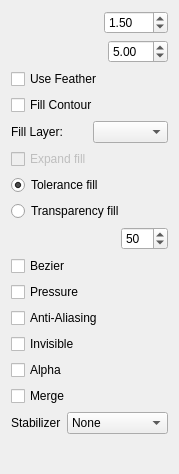
<?xml version="1.0" encoding="UTF-8"?>
<ui version="4.0">
 <class>ToolOptions</class>
 <widget class="QWidget" name="ToolOptions">
  <property name="geometry">
   <rect>
    <x>0</x>
    <y>0</y>
    <width>179</width>
    <height>474</height>
   </rect>
  </property>
  <property name="windowTitle">
   <string>Form</string>
  </property>
  <layout class="QVBoxLayout" name="verticalLayout">
   <item>
    <layout class="QHBoxLayout" name="horizontalLayout_2">
     <item>
      <widget class="SpinSlider" name="sizeSlider" native="true">
       <property name="toolTip">
        <string>Set Pen Width &lt;br&gt;&lt;b&gt;[SHIFT]+drag&lt;/b&gt;&lt;br&gt;for quick adjustment</string>
       </property>
      </widget>
     </item>
     <item>
      <widget class="QDoubleSpinBox" name="brushSpinBox">
       <property name="sizePolicy">
        <sizepolicy hsizetype="Fixed" vsizetype="Fixed">
         <horstretch>0</horstretch>
         <verstretch>0</verstretch>
        </sizepolicy>
       </property>
       <property name="minimumSize">
        <size>
         <width>60</width>
         <height>0</height>
        </size>
       </property>
       <property name="minimum">
        <double>0.500000000000000</double>
       </property>
       <property name="maximum">
        <double>200.000000000000000</double>
       </property>
       <property name="value">
        <double>1.500000000000000</double>
       </property>
      </widget>
     </item>
    </layout>
   </item>
   <item>
    <layout class="QHBoxLayout" name="horizontalLayout">
     <item>
      <widget class="SpinSlider" name="featherSlider" native="true">
       <property name="toolTip">
        <string>Set Pen Feather &lt;br&gt;&lt;b&gt;[CTRL]+drag&lt;/b&gt;&lt;br&gt;for quick adjustment</string>
       </property>
      </widget>
     </item>
     <item>
      <widget class="QDoubleSpinBox" name="featherSpinBox">
       <property name="sizePolicy">
        <sizepolicy hsizetype="Fixed" vsizetype="Fixed">
         <horstretch>0</horstretch>
         <verstretch>0</verstretch>
        </sizepolicy>
       </property>
       <property name="minimumSize">
        <size>
         <width>60</width>
         <height>0</height>
        </size>
       </property>
       <property name="minimum">
        <double>0.100000000000000</double>
       </property>
       <property name="maximum">
        <double>99.000000000000000</double>
       </property>
       <property name="value">
        <double>5.000000000000000</double>
       </property>
      </widget>
     </item>
    </layout>
   </item>
   <item>
    <widget class="QCheckBox" name="useFeatherBox">
     <property name="toolTip">
      <string>Enable or disable feathering</string>
     </property>
     <property name="text">
      <string>Use Feather</string>
     </property>
    </widget>
   </item>
   <item>
    <widget class="QCheckBox" name="fillContourBox">
     <property name="toolTip">
      <string>Contour will be filled</string>
     </property>
     <property name="text">
      <string>Fill Contour</string>
     </property>
    </widget>
   </item>
   <item>
    <layout class="QHBoxLayout" name="horizontalLayout_5">
     <item>
      <widget class="QLabel" name="bucketLabel">
       <property name="text">
        <string>Fill Layer:</string>
       </property>
      </widget>
     </item>
     <item>
      <widget class="QComboBox" name="bucketFillCombo"/>
     </item>
    </layout>
   </item>
   <item>
    <widget class="QCheckBox" name="expandFillBox">
     <property name="enabled">
      <bool>false</bool>
     </property>
     <property name="text">
      <string>Expand fill</string>
     </property>
    </widget>
   </item>
   <item>
    <widget class="QRadioButton" name="rbTolerance">
     <property name="text">
      <string>Tolerance fill</string>
     </property>
     <property name="checked">
      <bool>true</bool>
     </property>
    </widget>
   </item>
   <item>
    <widget class="QRadioButton" name="rbTransparency">
     <property name="text">
      <string>Transparency fill</string>
     </property>
    </widget>
   </item>
   <item>
    <layout class="QHBoxLayout" name="horizontalLayout_3" stretch="1,0">
     <item>
      <widget class="SpinSlider" name="bucketFillSlider" native="true">
       <property name="toolTip">
        <string>The extent to which the color variation will be treated as being equal</string>
       </property>
      </widget>
     </item>
     <item>
      <widget class="QSpinBox" name="bucketFillSpinBox">
       <property name="maximum">
        <number>100</number>
       </property>
       <property name="value">
        <number>50</number>
       </property>
      </widget>
     </item>
    </layout>
   </item>
   <item>
    <widget class="QCheckBox" name="useBezierBox">
     <property name="text">
      <string comment="Tool options">Bezier</string>
     </property>
    </widget>
   </item>
   <item>
    <widget class="QCheckBox" name="usePressureBox">
     <property name="text">
      <string comment="Tool options">Pressure</string>
     </property>
    </widget>
   </item>
   <item>
    <widget class="QCheckBox" name="useAABox">
     <property name="text">
      <string comment="Brush AA">Anti-Aliasing</string>
     </property>
    </widget>
   </item>
   <item>
    <widget class="QCheckBox" name="makeInvisibleBox">
     <property name="toolTip">
      <string>Make invisible</string>
     </property>
     <property name="text">
      <string comment="Tool options">Invisible</string>
     </property>
    </widget>
   </item>
   <item>
    <widget class="QCheckBox" name="preserveAlphaBox">
     <property name="toolTip">
      <string>Preserve Alpha</string>
     </property>
     <property name="text">
      <string comment="Tool options">Alpha</string>
     </property>
    </widget>
   </item>
   <item>
    <widget class="QCheckBox" name="vectorMergeBox">
     <property name="toolTip">
      <string>Merge vector lines when they are close together</string>
     </property>
     <property name="text">
      <string comment="Vector line merge (Tool options)">Merge</string>
     </property>
    </widget>
   </item>
   <item>
    <layout class="QHBoxLayout" name="horizontalLayout_4" stretch="0,1">
     <item>
      <widget class="QLabel" name="stabilizerLabel">
       <property name="sizePolicy">
        <sizepolicy hsizetype="Minimum" vsizetype="Minimum">
         <horstretch>0</horstretch>
         <verstretch>0</verstretch>
        </sizepolicy>
       </property>
       <property name="text">
        <string>Stabilizer</string>
       </property>
      </widget>
     </item>
     <item>
      <widget class="QComboBox" name="inpolLevelsCombo">
       <property name="currentText">
        <string comment="Stablizer level">None</string>
       </property>
       <item>
        <property name="text">
         <string comment="Stabilizer option">None</string>
        </property>
       </item>
       <item>
        <property name="text">
         <string comment="Stabilizer option">Simple</string>
        </property>
       </item>
       <item>
        <property name="text">
         <string comment="Stabilizer option">Strong</string>
        </property>
       </item>
      </widget>
     </item>
    </layout>
   </item>
   <item>
    <spacer name="verticalSpacer">
     <property name="orientation">
      <enum>Qt::Vertical</enum>
     </property>
     <property name="sizeHint" stdset="0">
      <size>
       <width>20</width>
       <height>40</height>
      </size>
     </property>
    </spacer>
   </item>
  </layout>
 </widget>
 <customwidgets>
  <customwidget>
   <class>SpinSlider</class>
   <extends>QWidget</extends>
   <header location="global">spinslider.h</header>
   <container>1</container>
  </customwidget>
 </customwidgets>
 <resources/>
 <connections/>
</ui>
